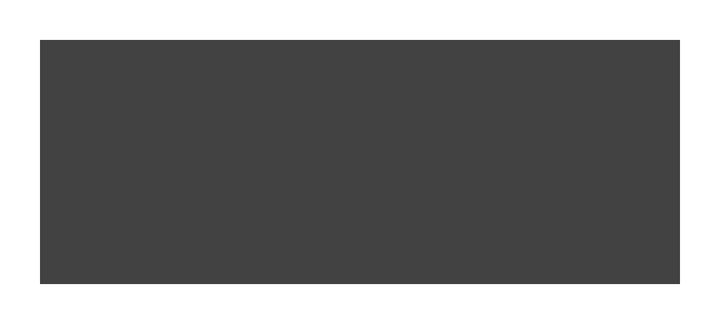
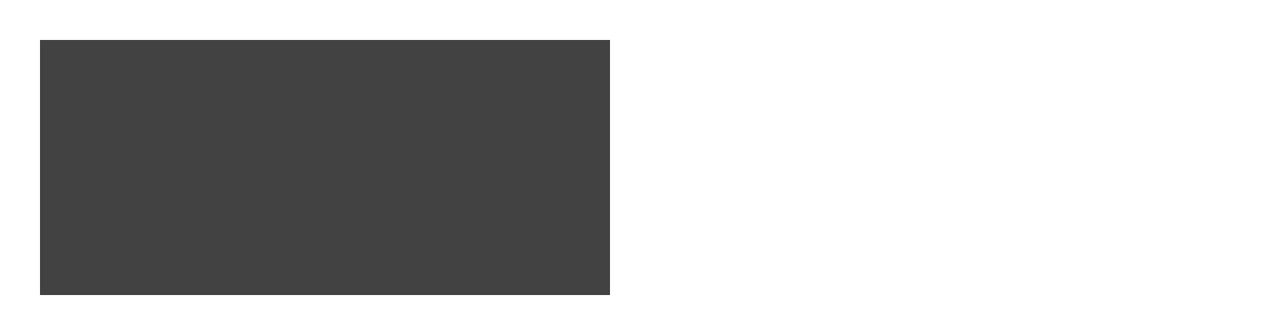

One screen, two layout resources from the same app: the default and the repository's alternative for another configuration. Each is rendered where Android would select it; the XML of both is given below.
<!-- AndroidManifest.xml: application theme GustTheme -->
<!-- res/layout/place_item.xml -->
<?xml version="1.0" encoding="utf-8"?>
<layout xmlns:android="http://schemas.android.com/apk/res/android"
    xmlns:card_view="http://schemas.android.com/apk/res-auto">

    <data>
        <variable
            name="place"
            type="com.timgeldof.gustfinder.database.Place"/>
    </data>

    <LinearLayout
        android:layout_width="match_parent"
        android:layout_height="wrap_content"
        android:orientation="vertical">

        <androidx.cardview.widget.CardView
            android:layout_width="match_parent"
            android:layout_height="wrap_content"
            card_view:cardElevation="10dp"
            card_view:cardPreventCornerOverlap="false"
            android:layout_margin="20dp">
            <LinearLayout
                android:layout_width="match_parent"
                android:layout_height="wrap_content"
                android:orientation="vertical">

                <TextView
                    android:id="@+id/txt_city_name"
                    android:layout_width="match_parent"
                    android:layout_height="wrap_content"
                    android:padding="10dp"
                    android:text="@{place.area}"
                    android:textSize="@dimen/Title"
                    android:textStyle="bold" />

                <TextView
                    android:id="@+id/txt_country"
                    android:layout_width="match_parent"
                    android:layout_height="wrap_content"
                    android:padding="10dp"
                    android:text="@{place.country}" />

                <TextView
                    android:id="@+id/txt_region"
                    android:layout_width="match_parent"
                    android:layout_height="wrap_content"
                    android:padding="10dp"
                    android:text="@{place.region}" />

            </LinearLayout>

        </androidx.cardview.widget.CardView>

    </LinearLayout>
</layout>
<!-- resources referenced by this layout -->
<resources>
  <dimen name="Title">36sp</dimen>
</resources>
<!-- res/layout-land/place_item.xml (the repository's variant of the layout above) -->
<!-- drawn on the phone turned sideways -->
<?xml version="1.0" encoding="utf-8"?>
<layout xmlns:android="http://schemas.android.com/apk/res/android"
    xmlns:card_view="http://schemas.android.com/apk/res-auto">

    <data>
        <variable
            name="place"
            type="com.timgeldof.gustfinder.database.Place"/>
    </data>

    <LinearLayout
        android:layout_width="325dp"
        android:layout_height="wrap_content"
        android:orientation="vertical">

        <androidx.cardview.widget.CardView
            android:layout_width="match_parent"
            android:layout_height="wrap_content"
            android:layout_margin="20dp"
            card_view:cardElevation="10dp"
            card_view:cardPreventCornerOverlap="false">

            <LinearLayout
                android:layout_width="match_parent"
                android:layout_height="wrap_content"
                android:orientation="vertical">

                <LinearLayout
                    android:layout_width="match_parent"
                    android:layout_height="match_parent"
                    android:orientation="horizontal">

                    <TextView
                        android:id="@+id/txt_city_name"
                        style="@style/bigText"
                        android:layout_width="fill_parent"
                        android:layout_height="wrap_content"
                        android:layout_weight="1"
                        android:padding="10dp"
                        android:text="@{place.area}"
                        android:textStyle="bold" />

                    <ImageView
                        android:id="@+id/deleteButton"
                        android:layout_width="25dp"
                        android:layout_height="25dp"
                        android:layout_margin="10dp"
                        android:layout_weight="0"
                        card_view:srcCompat="@drawable/remove_circle" />
                </LinearLayout>

                <TextView
                    android:id="@+id/txt_country"
                    style="@style/smallText"
                    android:layout_width="match_parent"
                    android:layout_height="wrap_content"
                    android:fontFamily="@font/quicksand"
                    android:padding="10dp"
                    android:text="@{place.country}" />

                <TextView
                    android:id="@+id/txt_region"
                    style="@style/smallText"
                    android:layout_width="match_parent"
                    android:layout_height="wrap_content"
                    android:fontFamily="@font/quicksand"
                    android:padding="10dp"
                    android:text="@{place.region}" />

            </LinearLayout>

        </androidx.cardview.widget.CardView>

    </LinearLayout>
</layout>
<!-- resources referenced by the variant -->
<!-- as the phone turned sideways resolves them -->
<resources>
  <style name="bigText">
          <item name="android:fontFamily">@font/quicksand</item>
          <item name="android:textSize">30sp</item>
          <item name="android:gravity">center|center_horizontal</item>
      </style>
  <style name="smallText">
          <item name="android:fontFamily">@font/quicksand</item>
          <item name="android:textSize">10sp</item>
          <item name="android:gravity">center|center_horizontal</item>
  
      </style>
</resources>
